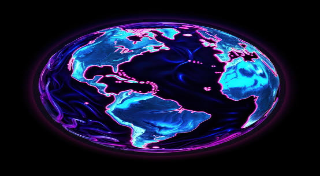
#> input picture wallpaper.png, 320 x 176 px, found by its file name
$ python make_icons.py
#> lines starting #> are read from the running program, lines starting #| are printed output that depends on the picture
#!/usr/bin/env python3
# FILE: toles/make_icons.py
from PIL import Image, ImageDraw
import os

OUT_DIR = os.environ.get('OUT_DIR', '.')
ICON_NAMES = ['ICON.PNG', 'icon.png', 'Icon.png', 'assets/ICON.PNG', 'assets/icon.png']
WALL_NAMES = ['WALLPAPER.PNG', 'wallpaper.png', 'assets/WALLPAPER.PNG', 'assets/wallpaper.png']

def find_file(names):
    for n in names:
        if os.path.isfile(n): return n
    return None

def convert_image(src, dst, size):
    try:
        img = Image.open(src).convert('RGB')
        tw, th = size
        ir = img.width / img.height
        tr = tw / th
        if ir > tr: nw, nh = tw, int(tw / ir)
        else: nh, nw = th, int(th * ir)
        img = img.resize((nw, nh), Image.LANCZOS)
        canvas = Image.new('RGB', (tw, th), (0,0,0))
        canvas.paste(img, ((tw-nw)//2, (th-nh)//2))
        canvas.save(dst, 'PNG')
        print(f"  OK: {src} -> {dst}")
        return True
    except Exception as e:
        print(f"  ERR: {e}")
        return False

def draw_default_icon(path):
#> called with path = './ICON0.PNG'
    W, H = 512, 288
    img = Image.new('RGB', (W,H), (10,15,26))
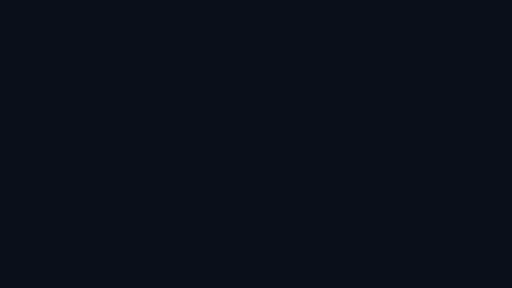
#> img: PIL image 512x288 RGB; mean R, G, B 10, 15, 26
    d = ImageDraw.Draw(img)
    h = int(H*0.62)
    for y in range(h):
        t = y/h
        d.line([(0,y),(W,y)], fill=(int(6+t*40), int(15+t*90), int(35+t*140)))
    cx = W//2
    for i in range(-25,26): d.line([(cx,h),(cx+i*40,H)], fill=(0,60,100))
    d.line([(0,h),(W,h)], fill=(0,212,255), width=3)
    img.save(path, 'PNG')
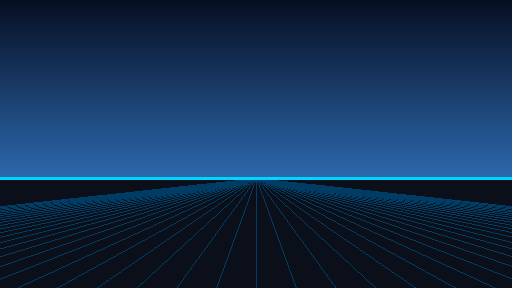
#> saved as ICON0.PNG: PIL image 512x288 RGB; mean R, G, B 18.6, 47.1, 81.1
    print(f"  Default icon")

if __name__ == '__main__':
    os.makedirs(OUT_DIR, exist_ok=True)

    icon_src = find_file(ICON_NAMES)
    if icon_src:
        print(f"Using icon: {icon_src}")
        convert_image(icon_src, os.path.join(OUT_DIR, 'ICON0.PNG'), (512, 288))
    else:
        draw_default_icon(os.path.join(OUT_DIR, 'ICON0.PNG'))

    wall_src = find_file(WALL_NAMES)
    if wall_src:
        print(f"Using wallpaper: {wall_src}")
        convert_image(wall_src, os.path.join(OUT_DIR, 'PIC0.PNG'), (1920, 1080))
#> in convert_image, `img = img.resize((nw, nh), Image.LANCZOS)`:
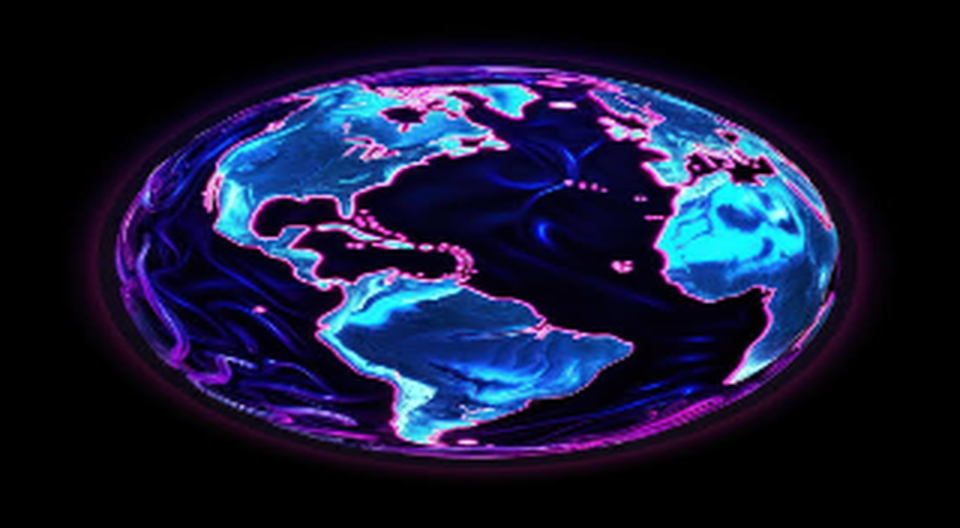
#> img: PIL image 1920x1056 RGB (shown at 1/2 size); mean R, G, B 22, 25.3, 53.9
#> in convert_image, `canvas = Image.new('RGB', (tw, th), (0,0,0))`: canvas: PIL image 1920x1080 RGB; every value is 0
#> in convert_image, `canvas.paste(img, ((tw-nw)//2, (th-nh)//2))`:
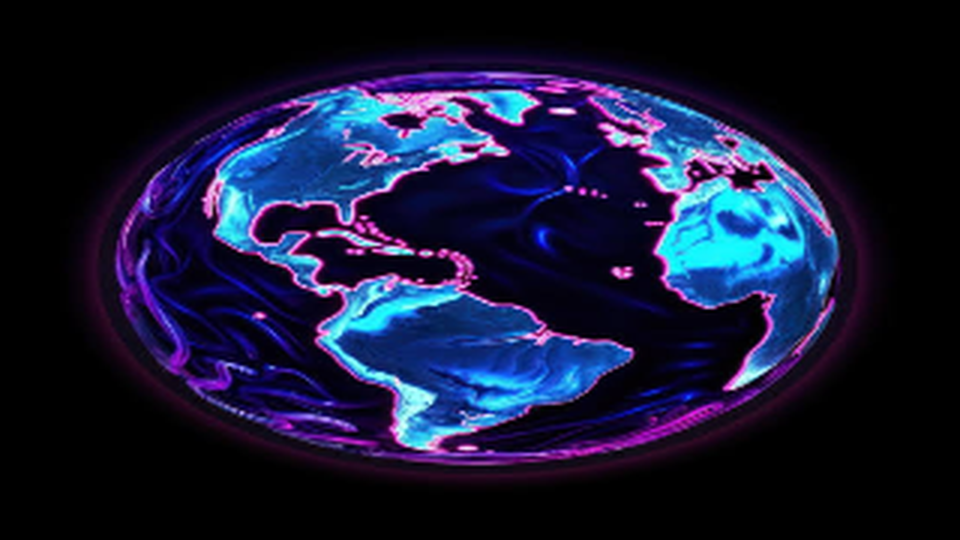
#> canvas: PIL image 1920x1080 RGB (shown at 1/2 size); mean R, G, B 21.5, 24.7, 52.7
        convert_image(wall_src, os.path.join(OUT_DIR, 'PIC1.PNG'), (1920, 1080))
    else:
        icon_out = os.path.join(OUT_DIR, 'ICON0.PNG')
        if os.path.isfile(icon_out):
            convert_image(icon_out, os.path.join(OUT_DIR, 'PIC0.PNG'), (1920, 1080))
            convert_image(icon_out, os.path.join(OUT_DIR, 'PIC1.PNG'), (1920, 1080))
